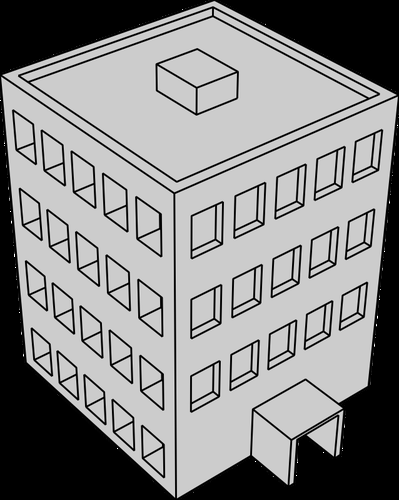
#> input picture edificio.png, 399 x 500 px
$ python VA_UA3_02_ShiTomasi.py
#> lines starting #> are read from the running program, lines starting #| are printed output that depends on the picture; after the words box and inside, x2 and y2 are one past the last pixel; in counts of white or black regions, pixels touching at a corner belong together
#Shi-Tomasi corner detector
#Function implemented in OpenCV:
# goodFeaturesToTrack

import numpy as np
import cv2 as cv
from matplotlib import pyplot as plt

#Image reading
img = cv.imread('edificio.png',cv.IMREAD_COLOR)
#> img is the input picture: shape (500, 399, 3); min 0, max 255, mean 135.9
img = cv.cvtColor(img,cv.COLOR_BGR2RGB)
gray = cv.cvtColor(img,cv.COLOR_BGR2GRAY)
img10 = img.copy()
img50 = img.copy()

#Corner detection
corners10 = cv.goodFeaturesToTrack(gray,10,0.01,10)
#> corners10 = [[75, 189], [35, 163], [76, 232], [92, 186], [99, 334], [24, 222], [136, 197], [57, 351], [66, 241], [38, 220]]
corners50 = cv.goodFeaturesToTrack(gray,50,0.01,10)
#> corners50 = 50 rows, first 8: [75, 189], [35, 163], [76, 232], [92, 186], [99, 334], [24, 222], [136, 197], [57, 351]
corners = cv.goodFeaturesToTrack(gray,0,0.01,10)
#> corners = 246 rows, first 8: [75, 189], [35, 163], [76, 232], [92, 186], [99, 334], [24, 222], [136, 197], [57, 351]

corners = np.int0(corners)
corners10 = np.int0(corners10)
corners50 = np.int0(corners50)

#corner_titles = ['corners','corners10','corners50']
#for j in corner_titles:
for i in corners:
    x,y = i.ravel()
    cv.circle(img,(x,y),3,255,-1)
#> this loop made 246 passes
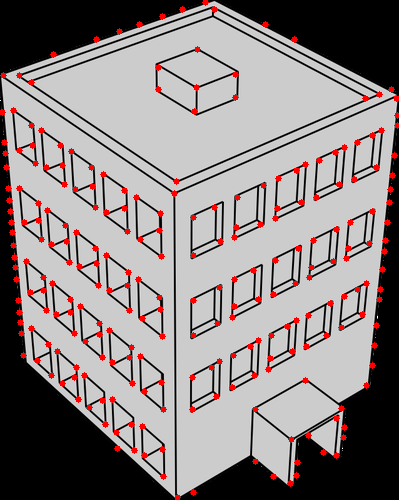
#> img: shape (500, 399, 3); 3.57% of pixels changed, all inside (x1, y1, x2, y2) = (0, 0, 399, 500)

for i in corners10:
    x,y = i.ravel()
    cv.circle(img10,(x,y),3,255,-1)
#> this loop made 10 passes
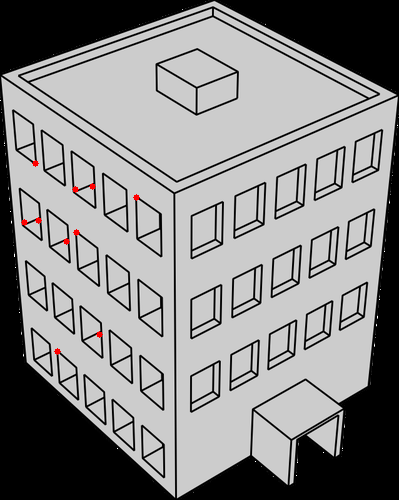
#> img10: shape (500, 399, 3); 0.15% of pixels changed, all inside (x1, y1, x2, y2) = (21, 160, 140, 355)

for i in corners50:
    x,y = i.ravel()
    cv.circle(img50,(x,y),3,255,-1)
#> this loop made 50 passes
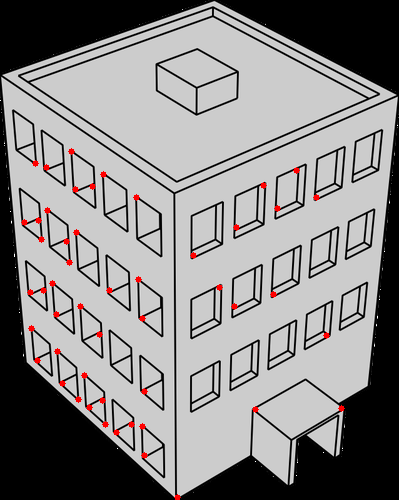
#> img50: shape (500, 399, 3); 0.73% of pixels changed, all inside (x1, y1, x2, y2) = (21, 148, 345, 500)

plt.figure()
plt.suptitle('Shi-Tomasi corner detector')
plt.subplot(131)
plt.imshow(img10)
plt.title('10 points')
plt.subplot(132)
plt.imshow(img50)
plt.title('50 points')
plt.subplot(133)
plt.imshow(img)
plt.title('default points')
#plt.savefig('shi-tomasi.png', bbox_inches='tight')
plt.show()
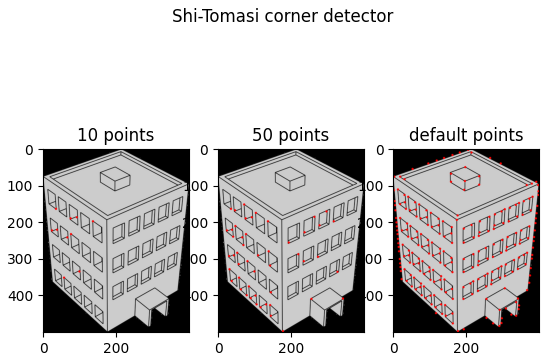
#> figure drawn by matplotlib, 3 panels
